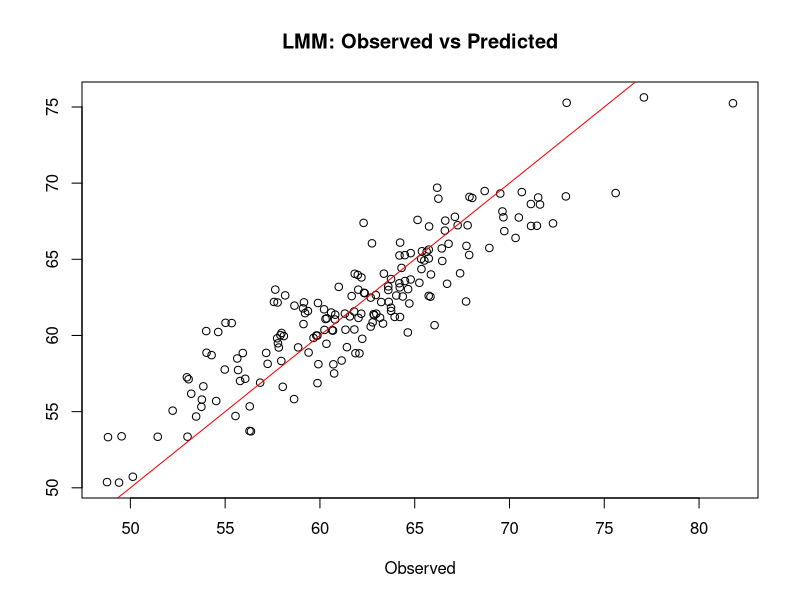

This figure's R source: (Note: this script raises an error after producing the figure.)
# Linear mixed-effects model (random intercepts)
# Requires: lme4
set.seed(42)
N <- 180
subject <- factor(rep(1:60, each=3))
visit <- factor(rep(1:3, times=60))
age <- rnorm(60, 62, 8)[subject]
# response with subject-specific random intercept
u <- rnorm(60, 0, 5)[subject]
y <- 50 - 0.3*as.numeric(visit) + 0.2*age + u + rnorm(N,0,3)

df <- data.frame(subject, visit, age, y)

suppressPackageStartupMessages(library(lme4))
fit <- lmer(y ~ visit + age + (1|subject), data=df)
summary(fit)

# Extract fixed effects
fixef(fit)

# Extract random effects
ranef(fit)

# Predictions
df$pred <- predict(fit)

# Plot observed vs predicted
plot(df$y, df$pred, xlab="Observed", ylab="Predicted
", main="LMM: Observed vs Predicted")
abline(0,1,col="red")

# Save the model summary to a text file
sink("../results/lmm_model_summary.txt")
print(summary(fit))
sink()

# Save the fitted model object
saveRDS(fit, file="../results/lmm_fitted_model.rds")

# End of script